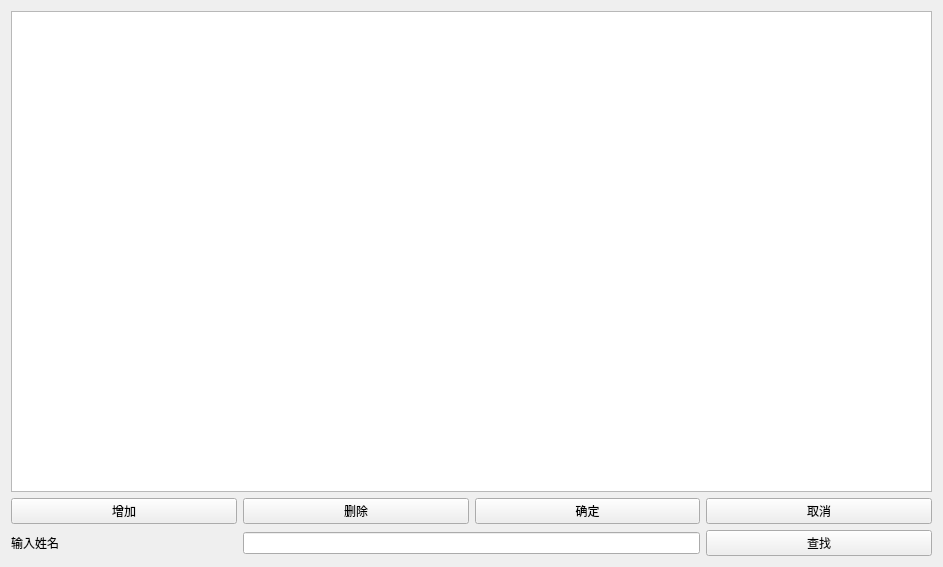
<?xml version="1.0" encoding="UTF-8"?>
<ui version="4.0">
 <class>Widget</class>
 <widget class="QWidget" name="Widget">
  <property name="geometry">
   <rect>
    <x>0</x>
    <y>0</y>
    <width>943</width>
    <height>567</height>
   </rect>
  </property>
  <property name="windowTitle">
   <string>Widget</string>
  </property>
  <layout class="QGridLayout" name="gridLayout">
   <item row="0" column="0" colspan="4">
    <widget class="QTableView" name="tableView"/>
   </item>
   <item row="1" column="0">
    <widget class="QPushButton" name="buttonAdd">
     <property name="text">
      <string>增加</string>
     </property>
    </widget>
   </item>
   <item row="1" column="1">
    <widget class="QPushButton" name="buttonDel">
     <property name="text">
      <string>删除</string>
     </property>
    </widget>
   </item>
   <item row="1" column="2">
    <widget class="QPushButton" name="buttonOk">
     <property name="text">
      <string>确定</string>
     </property>
    </widget>
   </item>
   <item row="1" column="3">
    <widget class="QPushButton" name="buttonCancel">
     <property name="text">
      <string>取消</string>
     </property>
    </widget>
   </item>
   <item row="2" column="0">
    <widget class="QLabel" name="label">
     <property name="text">
      <string>输入姓名</string>
     </property>
    </widget>
   </item>
   <item row="2" column="1" colspan="2">
    <widget class="QLineEdit" name="lineEdit"/>
   </item>
   <item row="2" column="3">
    <widget class="QPushButton" name="buttonQuery">
     <property name="text">
      <string>查找</string>
     </property>
    </widget>
   </item>
  </layout>
 </widget>
 <layoutdefault spacing="6" margin="11"/>
 <resources/>
 <connections/>
</ui>
